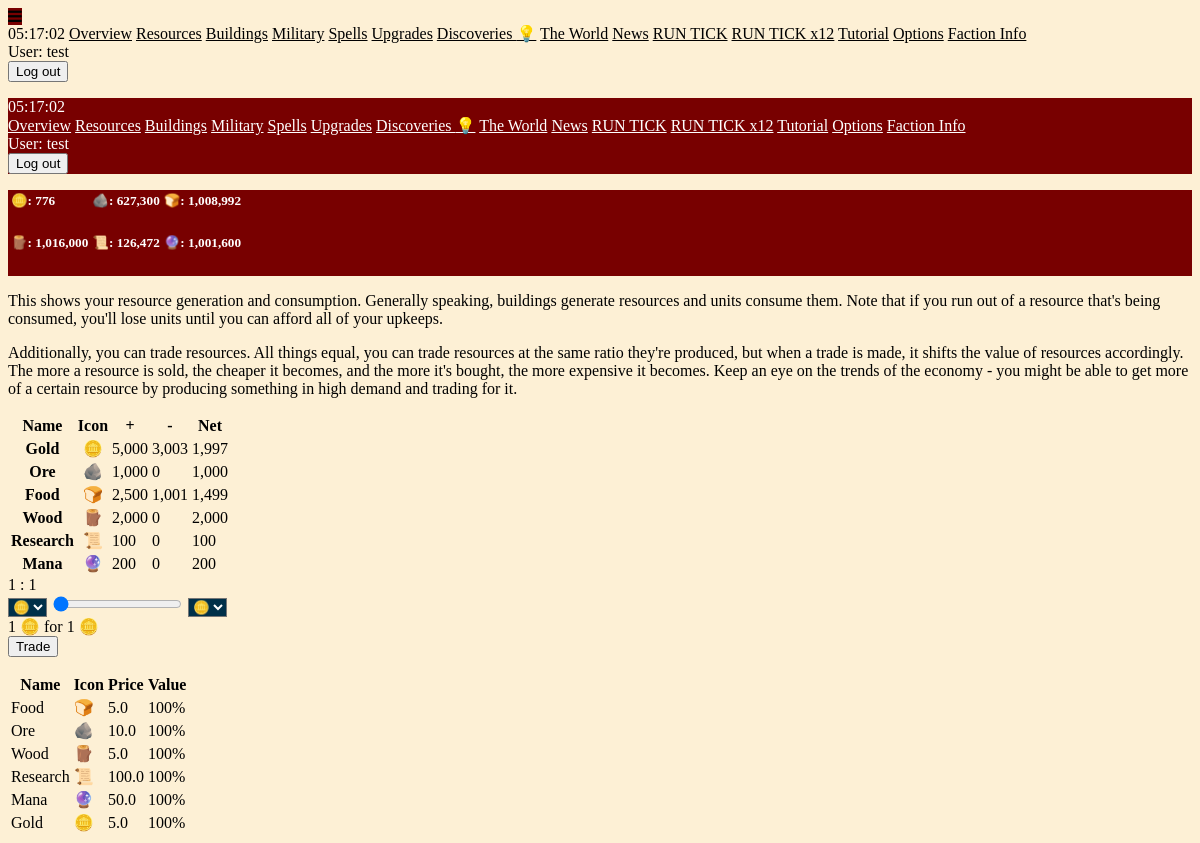
Page /resources (signed in) on the committed database.
### maingame/models.py (models this page shows, shortened)
class Resource(models.Model):
    name = models.CharField(max_length=50, null=True, blank=True)
    icon = models.CharField(max_length=50, null=True, blank=True)
    ruler = models.ForeignKey(Player, on_delete=models.PROTECT, null=True, blank=True)
    quantity = models.IntegerField(default=0)

### maingame/views.py (the view)
# urls.py: path("resources", views.resources, name="resources"),
@login_required
def resources(request):
    try:
        player = Player.objects.get(associated_user=request.user)
    except:
        return redirect("register")
    round = Round.objects.first()
    resources_dict = {}
    player_resource_total_dict = {}
    for resource in Resource.objects.filter(ruler=player):
        player_resource_total_dict[resource.icon] = resource.quantity
        resources_dict[resource.icon] = {
            "name": resource.name,
            "produced": player.get_production(resource.name),
            "consumed": player.get_consumption(resource.name),
        }
        resources_dict[resource.icon]["net"] = resources_dict[resource.icon]["produced"] - resources_dict[resource.icon]["consumed"]
    update_trade_prices()
    trade_price_dict = round.trade_price_dict
    trade_price_data = {}
    for resource_name, price in trade_price_dict.items():
        if Resource.objects.filter(ruler=player, name=resource_name).exists():
            trade_price_data[resource_name] = {
                "icon": Resource.objects.get(ruler=player, name=resource_name).icon,
                "price": price,
                "difference": int((price / round.base_price_dict[resource_name]) * 100)
            }
    context = {
        "resources_dict": resources_dict,
        "trade_price_data": trade_price_data,
        "resources_dict_json": json.dumps(resources_dict),
        "player_resources_json": json.dumps(player_resource_total_dict),
        "trade_price_json": json.dumps(trade_price_dict),
        "last_sold_resource_icon": Resource.objects.get(name=player.last_sold_resource_name, ruler=player).icon,
        "last_bought_resource_icon": Resource.objects.get(name=player.last_bought_resource_name, ruler=player).icon,
    }
    return render(request, "maingame/resources.html", context)

### maingame/context_processors/context_processors.py (called while the page is built)
def player_context_processor(request):
    active_player = None
    if request.user.is_authenticated:
        active_player = Player.objects.filter(associated_user=request.user).first()
    return {
        "active_player": active_player,
        "round": Round.objects.first(),
    }

### maingame/models.py (called while the page is built)
    @property
    def barren_acres(self):
        barren_acres = self.acres
        for building in Building.objects.filter(ruler=self):
            barren_acres -= building.quantity
        return barren_acres

    @property
    def header_rows(self):
        iterator = -1
        row_number = 0
        header_rows = {}
        for resource in Resource.objects.filter(ruler=self):
            iterator += 1
            if iterator % math.ceil(Resource.objects.filter(ruler=self).count() / 2) == 0:
                row_number += 1
                header_rows[str(row_number)] = []
            readout = f"{resource.icon}: {int(resource.quantity):,}"
            tooltip = resource.name
            header_rows[str(row_number)].append({
                "readout": readout,
                "tooltip": tooltip
            })
        return header_rows

    def get_production(self, resource_name):
        production = 0
        for building in Building.objects.filter(ruler=self, resource_produced_name=resource_name):
            production += building.amount_produced * building.quantity
        if resource_name == self.primary_resource_name:
            production += self.primary_resource_per_acre * self.acres
        return production

    def get_consumption(self, resource_name):
        consumption = 0
        for unit in Unit.objects.filter(ruler=self):
            for resource_icon, upkeep in unit.upkeep_dict.items():
                resource = Resource.objects.get(ruler=self, icon=resource_icon)
                if resource_name == resource.name:
                    consumption += int(unit.quantity_trained_and_alive * upkeep)
        return consumption

    @property
    def quantity_trained_and_alive(self):
        return self.quantity_at_home + self.quantity_returning

    @property
    def quantity_returning(self):
        total = 0
        for key, value in self.returning_dict.items():
            total += value
        return total

### maingame/templates/maingame/resources.html (shortened to what this page needs)
{% extends "base.html" %}
{% load humanize %}
{% block content %}
<div class="max-w-md">
    {% if active_player.show_tutorials %}
    <p>
        This shows your resource generation and consumption. Generally speaking, buildings generate resources and units consume them. Note that if you run out of
        a resource that's being consumed, you'll lose units until you can afford all of your upkeeps.
    </p>
    <p>
        Additionally, you can trade resources. All things equal, you can trade resources at the same ratio they're produced, but when a trade is made, it shifts
        the value of resources accordingly. The more a resource is sold, the cheaper it becomes, and the more it's bought, the more expensive it becomes. Keep
        an eye on the trends of the economy - you might be able to get more of a certain resource by producing something in high demand and trading for it.
    </p>
    {% endif %}
    <div class="">
        <table class="table striped max-w-md">
            <thead>
                <tr>
                    <th>Name</th>
                    <th>Icon</th>
                    <th>+</th>
                    <th>-</th>
                    <th>Net</th>
                </tr>
            </thead>
            <tbody>
                {% for key, value in resources_dict.items %}
                <tr>
                    <th class="u-align-middle">{{ value.name|title }}</th>
                    <th class="u-align-middle">{{ key }}</th>
                    <td class="u-align-middle text-green-400">{{ value.produced|intcomma }}</td>
                    <td class="u-align-middle text-red-400">{{ value.consumed|intcomma }}</td>
                    <td class="u-align-middle {% if value.net < 0 %}text-red-400{% else %}text-green-400{% endif %}">{{ value.net|intcomma }}</td>
                </tr>
                {% endfor %}
            </tbody>
        </table>
    </div>
    {% if active_player.protection_ticks_remaining == 0 and round.has_started and not round.has_ended %}
    <div>
        <form action="{% url 'trade' %}" method="post">
            <div class="u-center">
                <span id="ratioNumerator">1</span>
                <span>:</span>
                <span id="ratioDenominator">1</span>
            </div>
            <div class="u-flex u-flex-row u-gap-2">
                <select class="w-10 card_colors" id="inputResource" name="inputResource" oninput="showRatio()">
                    {% for key, value in resources_dict.items %}
                    <option {% if key == active_player.last_sold_resource_name %} selected{% endif %}>{{ key }}</option>
                    {% endfor %}
                </select>
                <input type="range" min="1" max="100" value="0" id="resourceRange" name="resourceAmount" oninput="showCurrentValue()">
                <select class="w-10 card_colors" id="outputResource" name="outputResource" oninput="showRatio()">
                    {% for key, value in resources_dict.items %}
                    <option {% if key == active_player.last_bought_resource_name %} selected{% endif %}>{{ key }}</option>
                    {% endfor %}
                </select>
            </div>
            <div class="u-center u-gap-1">
                <span id="resourceRangeValue">1</span>
                <span id="soldResource">🪙</span>
                <span>for</span>
                <span id="boughtResourceAmount">1</span>
                <span id="boughtResource">🪙</span>
            </div>
            <div class="u-center mt-2">
                <button class="btn-light mt-1 w-16 h-6 p-0 u-center" type="submit">
                    <span class="font-bold">Trade</span>
                </button>
            </div>
        </form>
        <table class="table striped max-w-md">
            <thead>
                <tr>
                    <th>Name</th>
                    <th>Icon</th>
                    <th>Price</th>
                    <th>Value</th>
                </tr>
            </thead>
            <tbody>
                {% for resource_name, details in trade_price_data.items %}
                <tr>
                    <td class="u-align-middle">{{ resource_name|title }}</td>
                    <td class="u-align-middle">{{ details.icon }}</td>
                    <td class="u-align-middle">{{ details.price }}</td>
                    <td class="u-align-middle
                    ">{{ details.difference }}%</td>
                </tr>
                {% endfor %}
            </tbody>
        </table>
    </div>
    {% endif %}
</div>
{% endblock %}

### templates/sidebar_links.html (shortened to what this page needs)
{% if active_player %}
<a href="{% url 'overview' active_player.id %}" class="">Overview</a>
<a href="{% url 'resources' %}" class="">Resources</a>
<a href="{% url 'buildings' %}" class="">Buildings{% if active_player.barren_acres > 0 %} ⚠️{% endif %}</a>
<a href="{% url 'military' %}" class="">Military</a>
<a href="{% url 'spells' %}" class="">Spells</a>
<a href="{% url 'upgrades' %}" class="">Upgrades</a>
<a href="{% url 'discoveries' %}" class="">Discoveries{% if active_player.discovery_points >= 50 %} 💡{% endif %}</a>
<a href="{% url 'world' %}" class="">The World</a>
<a href="{% url 'news' %}" class="">News{% if active_player.has_unread_events > 0 %} ⚠️{% endif %}</a>
<a href="{% url 'run_tick_view' 1 %}" class=" mt-12">RUN TICK</a>
<a href="{% url 'run_tick_view' 12 %}" class="">RUN TICK x12</a>
{% if active_player.show_tutorials %}
<a href="{% url 'tutorial' %}" class="">Tutorial</a>
{% endif %}
<a href="{% url 'options' %}" class="">Options</a>
{% endif %}
<a href="{% url 'faction_info' %}" class="">Faction Info</a>
<form action="{% url 'logout' %}" method="post" class="mt-8">
    <div class="u-flex u-flex-column u-gap-0">
        <span class="text-xs my-0">User: {{ user.username }}</span>
    </div>
    <button type="submit" class="px-1 py-0 w-12 h-4">
        <span class="font-bold">Log out</span>
    </button>
</form>

### rows in the picture
Resource: name "Gold"
Resource: name "Ore", name "Ore", icon "🪨", price "10.0", difference "100"
Resource: name "Food"
Resource: name "Wood"
Resource: name "Research", name "Research", icon "📜", price "100.0", difference "100"
Resource: name "Mana", name "Mana", icon "🔮", price "50.0", difference "100"

### other values in the picture
{{ user.username }} "test test"
{{ resource_readout.readout }} "🪙: 776" "🪨: 627,300" "🍞: 1,008,992" "🪵: 1,016,000" "📜: 126,472" "🔮: 1,001,600"
{{ key }} "🪙" "🪨" "🍞" "🪵" "📜" "🔮"
{{ value.produced|intcomma }} "5,000" "1,000" "2,500" "2,000" "100" "200"
{{ value.consumed|intcomma }} "3,003" "0" "1,001" "0" "0" "0"
{{ value.net|intcomma }} "1,997" "1,000" "1,499" "2,000" "100" "200"
{{ resource_name|title }} "Food" "Wood" "Gold"
{{ details.icon }} "🍞" "🪵" "🪙"
{{ details.price }} "5.0" "5.0" "5.0"
{{ details.difference }} "100" "100" "100"
form field inputResource "🪙"
form field outputResource "🪙"
